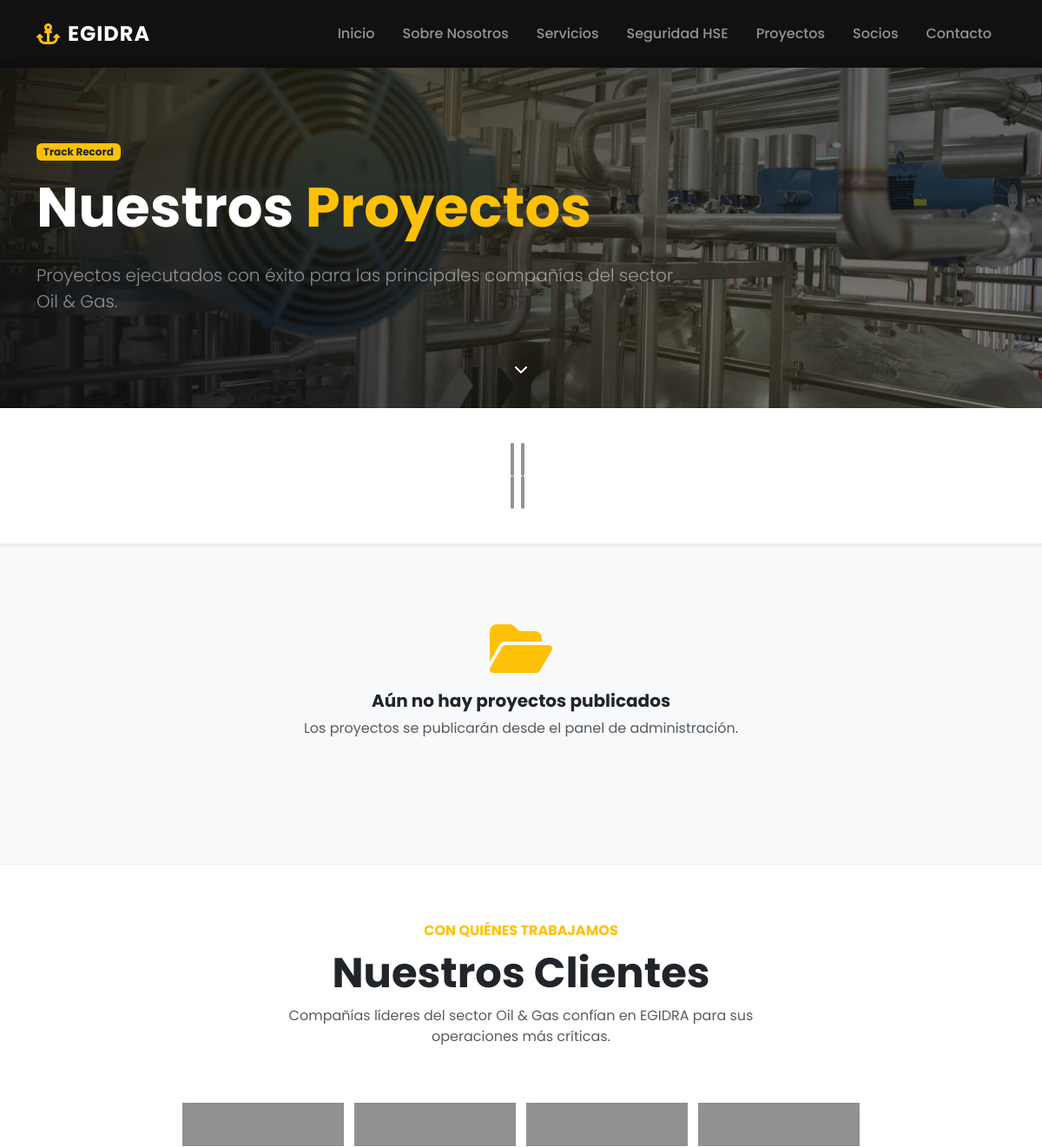
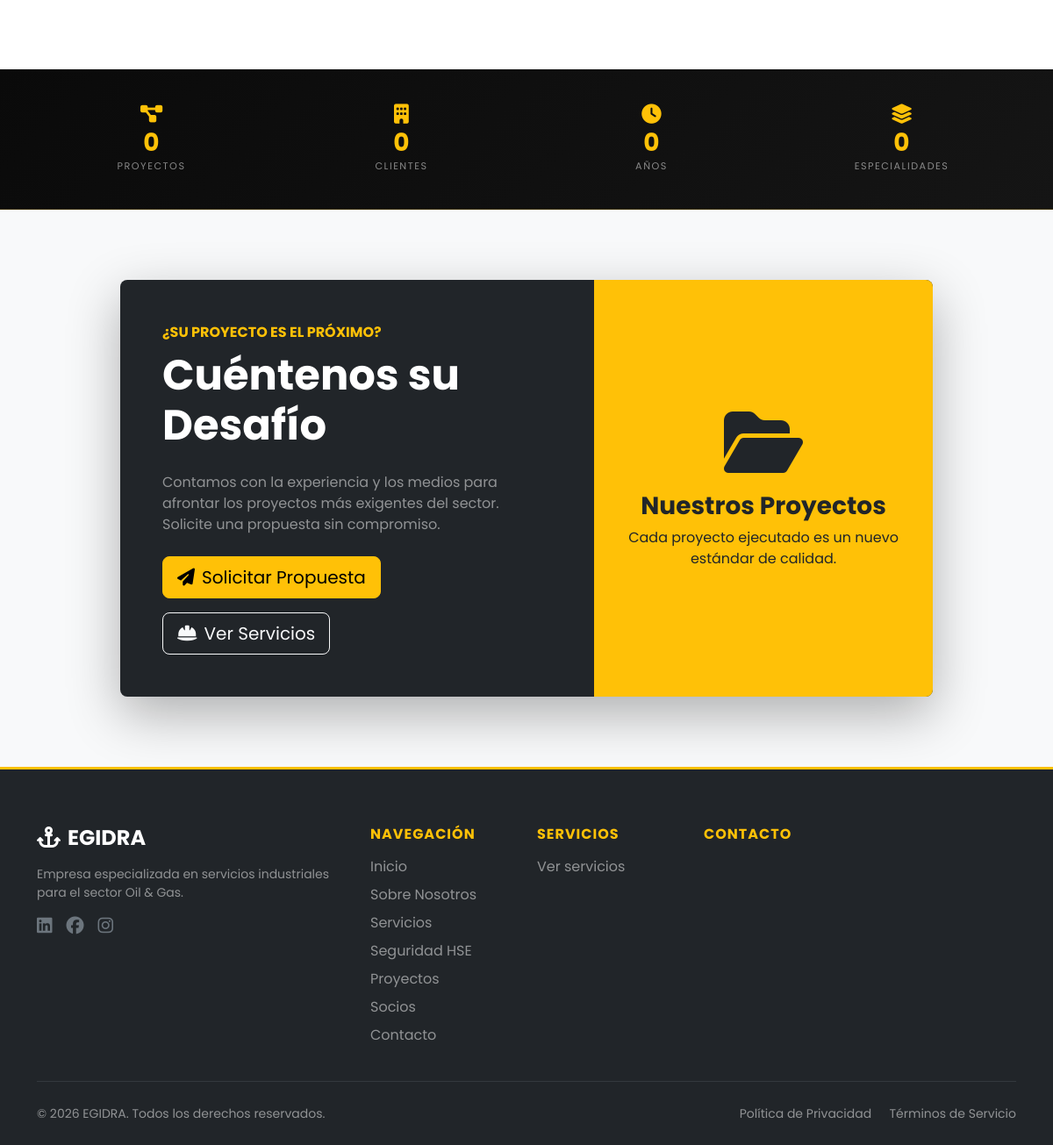
Before: /proyectos/index.php with the older database file (2 pictures, top to bottom).
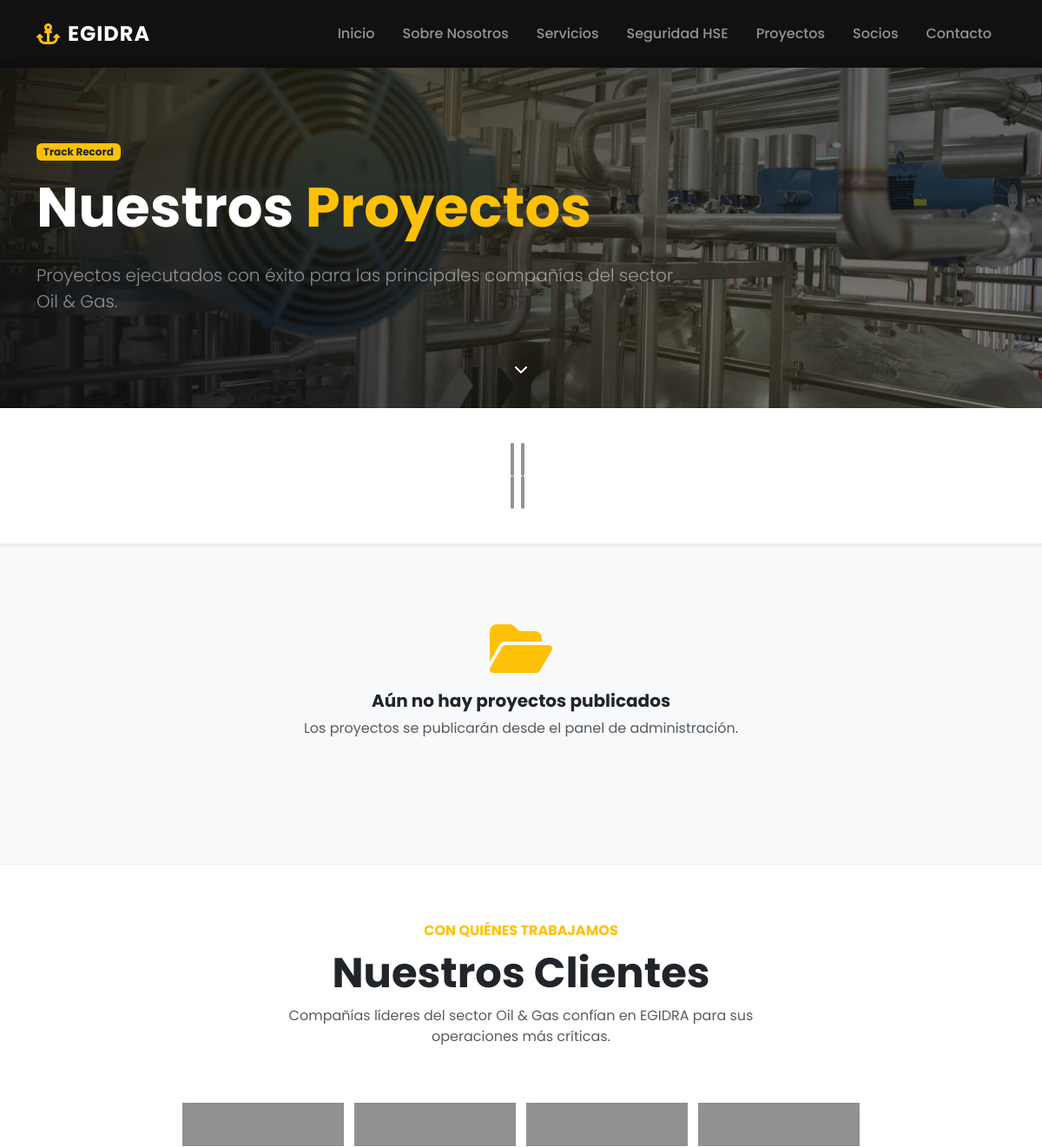
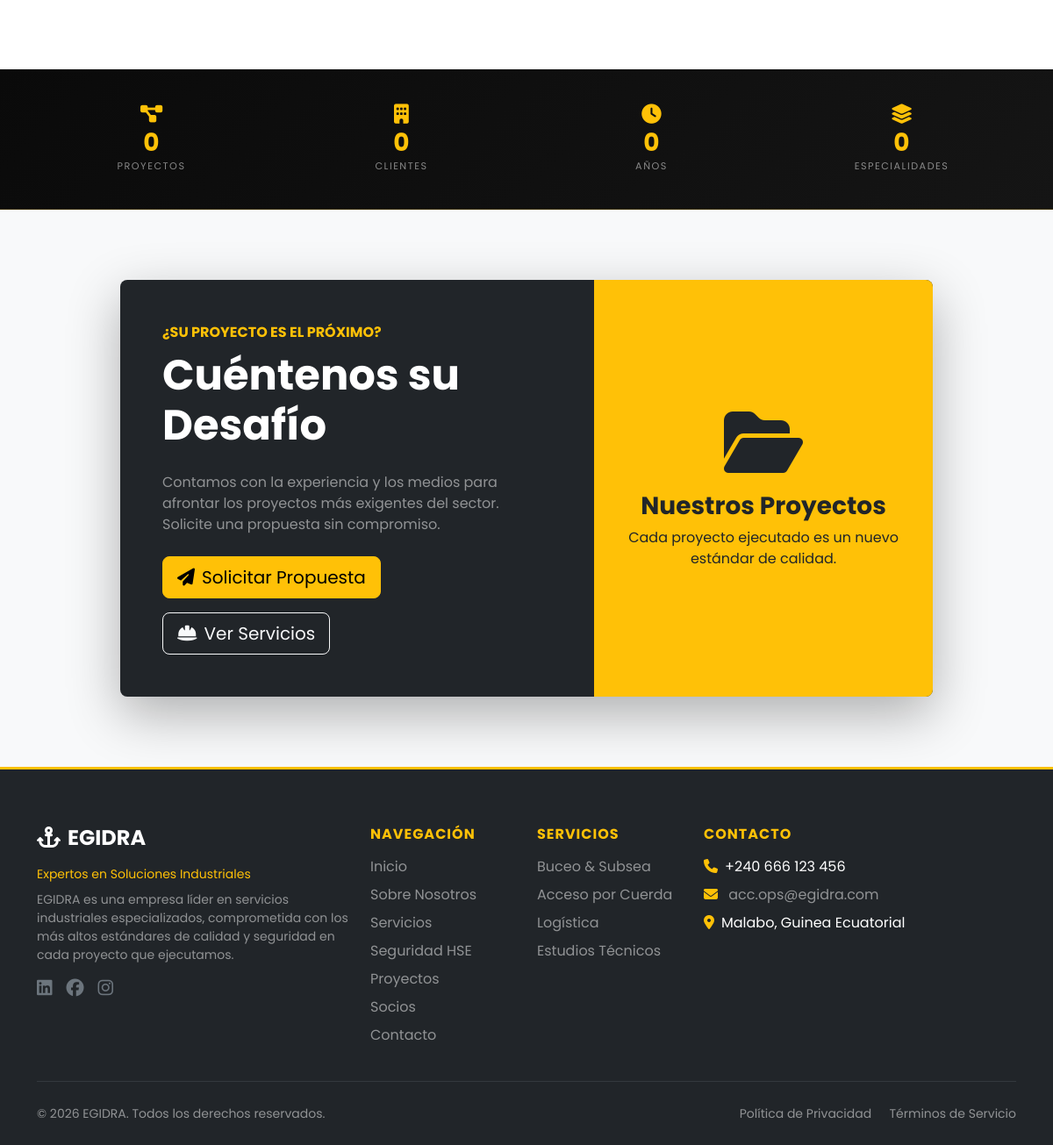
After: the same page with the newer database file (2 pictures, top to bottom).
### tables this page shows
CREATE TABLE empresa (
    id              TINYINT UNSIGNED AUTO_INCREMENT PRIMARY KEY,
    nombre          VARCHAR(150)  NOT NULL DEFAULT 'EGIDRA',
    slogan          VARCHAR(255),
    descripcion     TEXT,                        
    mision          TEXT,
    vision          TEXT,
    anio_fundacion  YEAR,
    logo            VARCHAR(255),                
    logo_blanco     VARCHAR(255),                
    email           VARCHAR(100),
    telefono        VARCHAR(30),
    direccion       TEXT,
    ciudad          VARCHAR(100)  DEFAULT 'Malabo',
    pais            VARCHAR(100)  DEFAULT 'Guinea Ecuatorial',
    linkedin        VARCHAR(255),
    facebook        VARCHAR(255),
    instagram       VARCHAR(255),
    fecha_actualizacion TIMESTAMP DEFAULT CURRENT_TIMESTAMP
                        ON UPDATE CURRENT_TIMESTAMP
);

CREATE TABLE categorias_servicios (
    id               INT AUTO_INCREMENT PRIMARY KEY,
    nombre           VARCHAR(100) NOT NULL,
    slug             VARCHAR(100) UNIQUE NOT NULL,   
    descripcion_breve TEXT,
    icono            VARCHAR(80),
    orden            TINYINT UNSIGNED DEFAULT 0,
    activo           BOOLEAN DEFAULT TRUE
);

### proyectos/index.php (the view, shortened to what the rows shown need)
<?php
require_once '../config/conexion.php';
$empresa   = $conexion->query("SELECT nombre FROM empresa WHERE id = 1 LIMIT 1")->fetch_assoc();
$empNombre = htmlspecialchars($empresa['nombre'] ?? 'EGIDRA');
?>
<!DOCTYPE html>
<html lang="es">
<head>
    <link href="https://cdn.jsdelivr.net/npm/bootstrap@5.3.2/dist/css/bootstrap.min.css" rel="stylesheet">
    <link rel="stylesheet" href="https://cdnjs.cloudflare.com/ajax/libs/font-awesome/6.4.2/css/all.min.css">
    <link rel="stylesheet" href="../recursos/css/inicio/index.css">
    <link rel="stylesheet" href="../recursos/css/proyectos/proyectos.css">
</head>
<body>
    <?php include "../include/header.php"; ?>
    <section class="page-header">
        <div class="container">
            <div class="row min-vh-50 align-items-center">
                <div class="col-lg-8">
                    <h1 class="display-3 fw-bold text-white mb-4">Nuestros <span class="text-warning">Proyectos</span></h1>
                </div>
            </div>
        </div>
    </section>
    <section class="clients-section">
        <div class="container">
            <div class="text-center mb-5">
                <span class="text-warning fw-bold text-uppercase">Con Quiénes Trabajamos</span>
                <h2 class="display-5 fw-bold mt-2">Nuestros Clientes</h2>
                <p class="text-muted mx-auto" style="max-width:560px;">Compañías líderes del sector Oil &amp; Gas confían en <?php echo $empNombre; ?> para sus operaciones más críticas.</p>
            </div>
        </div>
    </section>
    <section class="stats-section py-4">
        <div class="container">
            <div class="row text-center">
                <div class="col-6 col-md-3 mb-4 mb-md-0">
                    <div class="stat-item">
                        <h2 class="stat-number" data-target="0" data-key="proyectos">0</h2>
                    </div>
                </div>
                <div class="col-6 col-md-3 mb-4 mb-md-0">
                    <div class="stat-item">
                        <h2 class="stat-number" data-target="0" data-key="clientes">0</h2>
                    </div>
                </div>
                <div class="col-6 col-md-3 mb-4 mb-md-0">
                    <div class="stat-item">
                        <h2 class="stat-number" data-target="0" data-key="anios">0</h2>
                    </div>
                </div>
                <div class="col-6 col-md-3 mb-4 mb-md-0">
                    <div class="stat-item">
                        <h2 class="stat-number" data-target="0" data-key="categorias">0</h2>
                    </div>
                </div>
            </div>
        </div>
    </section>
    <section class="cta-section">
        <div class="container">
            <div class="row justify-content-center">
                <div class="col-lg-10">
                    <div class="card bg-dark border-0 rounded-3 overflow-hidden">
                        <div class="row g-0">
                            <div class="col-lg-7 p-5">
                                <h2 class="display-5 fw-bold text-white mt-2 mb-4">Cuéntenos su Desafío</h2>
                            </div>
                        </div>
                    </div>
                </div>
            </div>
        </div>
    </section>
    <?php include "../include/footer.php"; ?>
</body>
</html>

### include/header.php (shortened to what the rows shown need)
<?php
$_emp = $conexion->query("SELECT nombre, logo, logo_blanco FROM empresa WHERE id = 1 LIMIT 1"
)->fetch_assoc();
$_empNombre  = htmlspecialchars($_emp['nombre']  ?? 'EGIDRA');
$_logoBlanco = $_emp['logo_blanco'] ?? '';
$_logoPrinc  = $_emp['logo']        ?? '';
$_logoSrc = !empty($_logoBlanco) ? RUTA_BASE . $_logoBlanco
          : (!empty($_logoPrinc) ? RUTA_BASE . $_logoPrinc : '');
?>
<nav class="navbar navbar-expand-lg navbar-dark bg-dark fixed-top">
    <div class="container">
        <a class="navbar-brand d-flex align-items-center" href="<?php echo RUTA_BASE; ?>">
            <?php if ($_logoSrc): ?>
                <img src="<?php echo htmlspecialchars($_logoSrc); ?>"
                     alt="<?php echo $_empNombre; ?>"
                     height="40"
                     class="me-2"
                     style="object-fit:contain;max-width:140px;">
            <?php else: ?>
                <i class="fas fa-anchor me-2"></i><strong><?php echo $_empNombre; ?></strong>
            <?php endif; ?>
        </a>
    </div>
</nav>

### include/footer.php (shortened to what the rows shown need)
<?php
$_emp = $conexion->query(
    "SELECT nombre, slogan, descripcion, email, telefono, direccion, ciudad, pais,
            logo, logo_blanco, linkedin, facebook, instagram
     FROM empresa WHERE id = 1 LIMIT 1"
)->fetch_assoc() ?? [];
$_cats = $conexion->query(
    "SELECT nombre, slug FROM categorias_servicios WHERE activo = 1 ORDER BY orden"
)->fetch_all(MYSQLI_ASSOC);
$_empNombre  = htmlspecialchars($_emp['nombre']      ?? 'EGIDRA');
$_empSlogan  = htmlspecialchars($_emp['slogan']       ?? '');
$_empEmail   = htmlspecialchars($_emp['email']        ?? '');
$_empTel     = htmlspecialchars($_emp['telefono']     ?? '');
$_empDir     = htmlspecialchars(trim(($_emp['ciudad'] ?? '') . ', ' . ($_emp['pais'] ?? '')), ENT_QUOTES);
$_empLI      = $_emp['linkedin']  ?? '';
$_empFB      = $_emp['facebook']  ?? '';
$_empIG      = $_emp['instagram'] ?? '';
$_logoFooter = !empty($_emp['logo'])
    ? RUTA_BASE . ltrim($_emp['logo'], '/')
    : (!empty($_emp['logo_blanco']) ? RUTA_BASE . ltrim($_emp['logo_blanco'], '/') : '');
?>
<footer class="footer bg-dark text-white pt-5 pb-4">
    <div class="container">
        <div class="row g-4">
            <div class="col-lg-4">
                <div class="mb-3">
                    <?php if ($_logoFooter): ?>
                        <img src="<?php echo htmlspecialchars($_logoFooter); ?>"
                             alt="<?php echo $_empNombre; ?>"
                             height="45"
                             style="object-fit:contain;max-width:160px;filter:brightness(0) invert(1);">
                    <?php else: ?>
                        <h4 class="fw-bold mb-0"><i class="fas fa-anchor me-2"></i><?php echo $_empNombre; ?></h4>
                    <?php endif; ?>
                </div>
                <?php if ($_empSlogan): ?>
                    <p class="text-warning small mb-2"><?php echo $_empSlogan; ?></p>
                <?php endif; ?>
                <p class="text-white-50 small">
                    <?php echo htmlspecialchars($_emp['descripcion'] ?? 'Empresa especializada en servicios industriales para el sector Oil & Gas.'); ?>
                </p>
                <div class="d-flex gap-3 mt-3">
                    <?php if ($_empLI): ?>
                        <a href="<?php echo htmlspecialchars($_empLI); ?>" class="text-white" target="_blank" rel="noopener"><i class="fab fa-linkedin fa-lg"></i></a>
                    <?php else: ?>
                        <span class="text-secondary"><i class="fab fa-linkedin fa-lg"></i></span>
                    <?php endif; ?>
                    <?php if ($_empFB): ?>
                        <a href="<?php echo htmlspecialchars($_empFB); ?>" class="text-white" target="_blank" rel="noopener"><i class="fab fa-facebook fa-lg"></i></a>
                    <?php else: ?>
                        <span class="text-secondary"><i class="fab fa-facebook fa-lg"></i></span>
                    <?php endif; ?>
                    <?php if ($_empIG): ?>
                        <a href="<?php echo htmlspecialchars($_empIG); ?>" class="text-white" target="_blank" rel="noopener"><i class="fab fa-instagram fa-lg"></i></a>
                    <?php else: ?>
                        <span class="text-secondary"><i class="fab fa-instagram fa-lg"></i></span>
                    <?php endif; ?>
                </div>
            </div>
            <div class="col-6 col-lg-2">
                <ul class="list-unstyled">
                    <?php foreach ($_cats as $_cat): ?>
                        <li class="mb-2">
                            <a href="<?php echo URL_SERVICIOS . '#' . htmlspecialchars($_cat['slug']); ?>"
                               class="text-white-50 text-decoration-none">
                                <?php echo htmlspecialchars($_cat['nombre']); ?>
                            </a>
                        </li>
                    <?php endforeach; ?>
                </ul>
            </div>
            <div class="col-lg-4">
                <ul class="list-unstyled">
                    <?php if ($_empTel): ?>
                        <li class="mb-2"><i class="fas fa-phone me-2 text-warning"></i><?php echo $_empTel; ?></li>
                    <?php endif; ?>
                    <?php if ($_empEmail): ?>
                        <li class="mb-2">
                            <i class="fas fa-envelope me-2 text-warning"></i>
                            <a href="mailto:<?php echo $_empEmail; ?>" class="text-white-50 text-decoration-none"><?php echo $_empEmail; ?></a>
                        </li>
                    <?php endif; ?>
                    <?php if (trim($_empDir, ', ')): ?>
                        <li class="mb-2"><i class="fas fa-map-marker-alt me-2 text-warning"></i><?php echo $_empDir; ?></li>
                    <?php endif; ?>
                </ul>
            </div>
        </div>
        <div class="row align-items-center">
            <div class="col-md-6">
                <p class="text-white-50 small mb-0">
                    &copy; <?php echo date('Y'); ?> <?php echo $_empNombre; ?>. Todos los derechos reservados.
                </p>
            </div>
        </div>
    </div>
</footer>

Changed rows visible on the page:
added empresa: nombre "EGIDRA", slogan "Expertos en Soluciones Industriales", descripcion "EGIDRA es una empresa líder en servicios industriales especializados, comprometida con los más altos estándares de calidad y seguridad en cada proyecto que ejecutamos.", telefono "+240 666 123 456", email "acc.ops@egidra.com", _empDir "Malabo, Guinea Ecuatorial"
added categorias_servicios: nombre "Buceo & Subsea"
added categorias_servicios: nombre "Acceso por Cuerda"
added categorias_servicios: nombre "Logística"
added categorias_servicios: nombre "Estudios Técnicos"
Other visible differences:
$_empNombre: "EGIDRA" → (not shown)
$empNombre: "EGIDRA" → (not shown)
$_emp['descripcion']: "Empresa especializada en servicios industriales para el sector Oil & Gas." → (not shown)
text no longer shown: "Ver servicios"
